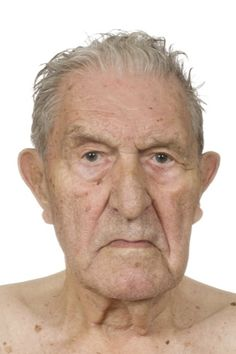
#> input picture Face Recognition/data/closeups/1 (100).jpg, 236 x 354 px, found by its file name; its folder holds only this picture in this run
$ jupyter execute projf.ipynb
#> lines starting #> are read from the running program, lines starting #| are printed output that depends on the picture; after the words box and inside, x2 and y2 are one past the last pixel; in counts of white or black regions, pixels touching at a corner belong together
# Final Project: Facial Recognition

##### This project is face recognition

## CS445: Computational Photography - Kayson Ijisesan

[cell 1]
# Imports
import cv2
import numpy as np
import random
from matplotlib import pyplot as plt
import os

[cell 2]
# data and output allocation
datadir = r"C:\Users\ijise\Desktop\cs445\projectf\Face Recognition"

datafn = os.path.join(datadir, "data")
outputfn = os.path.join(datadir, "output")
facesfn = os.path.join(datafn, "faces")
closeups = os.path.join(datafn, "closeups")

## Part 1: Integral Images

#### Integral pictures (also known as Summed Area Tables) are a method of processing an image that makes a fast calculation of the sum of pixel intensities across any rectangular region. This is especially useful in situations like object recognition, which need to analyze many overlapping areas quickly.

##### Each pixel in the picture is the sum of all pixel intensities in the rectangle from the top-left corner (0, 0) to the pixel (x, y) in the original image.
##### Using the picture, the sum of pixel intensities for each rectangular region can be calculated using only four array visits and basic calculations.

[cell 3]
# choosing random image from input folder
faces = [face for face in os.listdir(closeups) if face.lower().endswith(('.png', '.jpg', '.jpeg'))]

random_face = random.choice(faces)
closeups1 = os.path.join(closeups, random_face)
img = cv2.imread(closeups1, cv2.IMREAD_GRAYSCALE)
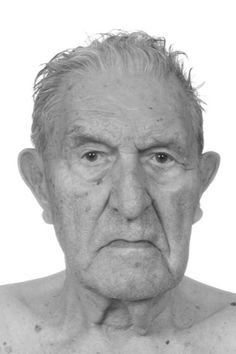
#> img: shape (354, 236); min 28, max 255, mean 188.9

[cell 4]
def compute_integral(img):
    """
    Compute the integral image of a given image.

    Input:
        img (numpy.ndarray): Input image.

    Output:
        numpy.ndarray: Integral image.
    """

    rows, cols = img.shape
    integral_img = np.zeros((rows + 1, cols + 1), dtype=np.int32)
    for i in range(1, rows + 1):
        for j in range(1, cols + 1):
            integral_img[i, j] = (
                img[i-1, j-1]
                + integral_img[i-1, j]
                + integral_img[i, j-1]
                - integral_img[i-1, j-1]
            )
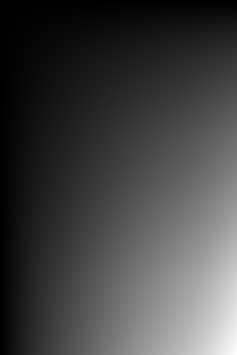
#> integral_img: shape (355, 237) int32; min 0, max 15780065, mean 4175541.9; drawn with min black and max white
    return integral_img

integral_img1 = compute_integral(img)

[cell 5]
#Display
plt.imshow(img, cmap="gray")
plt.title("Original Image")
plt.axis("off")
plt.show()


plt.imshow(integral_img1, cmap="gray")
plt.title("Integral Image")
plt.axis("off")
plt.show()

##### It has higher values (brighter) as you move toward the bottom-right corner of the image because pixel sums are accumulating.

## Part 2: Haar-Like Features

#### Haar-like features are used in face detection algorithms for recognize edges, lines, and texture patterns within an image. These features are computed using the integral image for fast calculation.

[cell 6]
# choosing random image from input folder
random_face2 = random.choice(faces)
closeups2 = os.path.join(closeups, random_face2)
img2 = cv2.imread(closeups2, cv2.IMREAD_GRAYSCALE)

[cell 7]
def compute_haar(integral_img, x, y, w, h, feature_type):
    """
    Compute Haar feature for a given region.

    Input:
        integral_img (numpy.ndarray): The integral image.
        x, y (int): Top-left coordinates of region.
        w, h (int): Width and height of region.
        feature_type (str): Type of feature .

    Output:
        Haar feature value.
    """

    if feature_type == "edge":
        left = integral_img[y, x] - integral_img[y + h, x] + integral_img[y + h, x + w // 2] - integral_img[y, x + w // 2]
        right = integral_img[y, x + w // 2] - integral_img[y + h, x + w // 2] + integral_img[y + h, x + w] - integral_img[y, x + w]
        return right - left
    elif feature_type == "line":
        top = integral_img[y, x] - integral_img[y + h // 2, x] + integral_img[y + h // 2, x + w] - integral_img[y, x + w]
        bottom = integral_img[y + h // 2, x] - integral_img[y + h, x] + integral_img[y + h, x + w] - integral_img[y + h // 2, x + w]
        return bottom - top
    else:
        raise ValueError("Error not a feature.")

[cell 8]
def visualize_haar(img, x, y, w, h, feature_type):
    """
    Visualize Haar-like features on the image.

    Inputs:
        img (numpy.ndarray): Original image
        x, y (int): Top-left coordinates of region.
        w, h (int): Width and height of region.
        feature_type (str): Type of feature
    """
    img_copy = img.copy()

    color1, color2 = (255, 0, 0), (0, 0, 255)
    thickness = 6

    if feature_type == "edge":
        cv2.rectangle(img_copy, (x, y), (x + w // 2, y + h), color1, thickness)
        cv2.rectangle(img_copy, (x + w // 2, y), (x + w, y + h), color2, thickness)

    elif feature_type == "line":
        cv2.rectangle(img_copy, (x, y), (x + w, y + h // 3), color1, thickness)
        cv2.rectangle(img_copy, (x, y + h // 3), (x + w, y + 2 * h // 3), color2, thickness)
        cv2.rectangle(img_copy, (x, y + 2 * h // 3), (x + w, y + h), color1, thickness)

    # Display
    plt.imshow(img_copy, cmap="gray")
    plt.title(f"Haar Feature ({feature_type})")
    plt.axis("off")
    plt.show()

[cell 9]
# region and feature type
h, w = img2.shape
reg_w, reg_h = w // 2, h // 2
cen_x, cen_y = w // 2, h // 2
x, y = cen_x - reg_w // 2, cen_y - reg_h // 2

feature_line = "line"
feature_edge = "edge"

integral_img2 = compute_integral(img2)

# Compute Haar
feature_value = compute_haar(integral_img2, x, y, reg_w, reg_h, feature_line)
#> in compute_haar, `top = integral_img[y, x] - integral_img[y + h // 2, x] + integral_img[..`: top = 1607109
#> in compute_haar, `bottom = integral_img[y + h // 2, x] - integral_img[y + h, x] + integr..`: bottom = 1644668
#> feature_value = 37559

feature_value = compute_haar(integral_img2, x, y, reg_w, reg_h, feature_edge)
#> feature_value = -105693

# Visualize Haar feature
visualize_haar(img2, x, y, w, h, feature_line)

#### Line: Patterns with a bright regions bordering by two darker regions
##### Eyebrows and forehead
##### Eyes and cheeks
##### Mouth and chin

[cell 10]
visualize_haar(img2, x, y, w, h, feature_edge)
#> call 2 of visualize_haar, with x = 59, y = 89, w = 236, h = 354, feature_type = 'edge'
#> in visualize_haar (call 2), `cv2.rectangle(img_copy, (x + w // 2, y), (x + w, y + h), color2, thick..`:
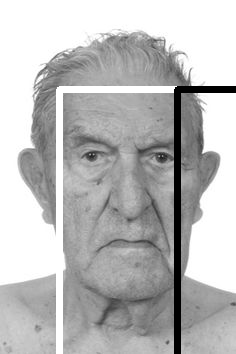
#> img_copy: shape (354, 236); min 0, max 255, mean 187.5

#### Horizontal Edges: Transitions between light and dark regions along the vertical axis.
##### Forehead to eyebrows
##### Eyes to cheeks
##### Mouth to chin

#### Vertical Edges: Transitions between light and dark regions along the horizontal axis.
##### Nose to cheeks
##### Eyes to cheeks
##### Side of the face

## Part 3: Sliding Window

#### The sliding window method allows you to inspect small regions of an image and calculate characteristics for each region.

[cell 11]
# choosing random image from input folder
random_face3 = random.choice(faces)
closeups3 = os.path.join(closeups, random_face3)
img3 = cv2.imread(closeups3, cv2.IMREAD_GRAYSCALE)

[cell 12]
def sliding_window(img, integral_img, window_size, step_size, feature_type):
    """
    Sliding window to calc features.

    Inputs:
        img (numpy.ndarray): Original image
        integral_img (numpy.ndarray): Integral
        window_size (tuple): Size of the window
        step_size (int): Number of pixels
        feature_type (str): Type of feature

    Output:
        list: A list of features

    """
#> called with window_size = (24, 24), step_size = 4, feature_type = 'edge'
    rows, cols = img.shape
    window_w, window_h = window_size
    features = []

    # go through image
    for y in range(0, rows - window_h + 1, step_size):
        for x in range(0, cols - window_w + 1, step_size):
            # Haar  feature
            if y + window_h >= integral_img.shape[0] or x + window_w >= integral_img.shape[1]:
                continue
            # calc Haar feature
            haar_value = compute_haar(integral_img, x, y, window_w, window_h, feature_type)
            features.append(((x, y, window_w, window_h), haar_value))
#> this loop made 83 passes

    return features

[cell 13]
def random_windows(img, features, window_size):
    """
    Visualize random set of sliding window

    Input:
        img (numpy.ndarray): Original image
        features (list): List of features
        window_size (tuple): Size of the sliding window
    """
#> called with window_size = (24, 24)
    img_copy = img.copy()

    # Random feature
    random_features = random.sample(features, min(50, len(features)))

    # display windows
    for (x, y, w, h), _ in random_features:
        cv2.rectangle(img_copy, (x, y), (x + w, y + h), (255, 0, 0), 2)
#> this loop made 50 passes
#> (x, y) on passes 1 to 8: (60, 156), (120, 308), (152, 292), (92, 244), (0, 184), (64, 288), (68, 216), (28, 132)
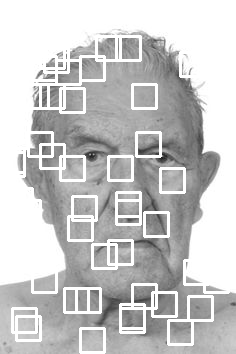
#> img_copy: shape (354, 236); 11.41% of pixels changed, all inside (x1, y1, x2, y2) = (11, 35, 230, 354)
#| Number of windows found: 4482

    plt.imshow(img_copy, cmap="gray")
    plt.title(f"Random Windows")
    plt.axis("off")
    plt.show()

[cell 14]
def visualize_sliding_window(img, features):
    """
    Visualize sliding window result showing all region

    Input:
        img (numpy.ndarray): Original image
        features (list): List of features computed
    """
    img_copy = img.copy()

    # rectangles for all windows
    for (x, y, w, h), _ in features:
        cv2.rectangle(img_copy, (x, y), (x + w, y + h), (255, 0, 0), 1)
#> this loop made 4482 passes
#> (x, y) on passes 1 to 3: (0, 0), (4, 0), (8, 0)
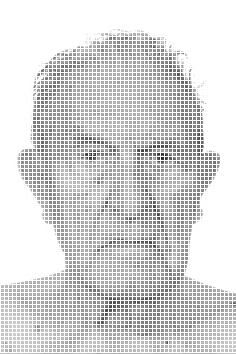
#> img_copy: shape (354, 236); min 28, max 255, mean 217.8

    plt.imshow(img_copy, cmap="gray")
    plt.title("Sliding Window")
    plt.axis("off")
    plt.show()

[cell 15]
integral_img3 = compute_integral(img3)

window_size = (24, 24)
step_size = 4
feature_type = "edge"
features = sliding_window(img3, integral_img3, window_size, step_size, feature_type)

random_windows(img3, features, window_size)

#### Random selection of regions analyzed by the sliding window each rectangle corresponds to a region where the sliding window analyzed for Haar features

[cell 16]
print(f"Number of windows found: {len(features)}")
visualize_sliding_window(img3, features)

#### Rectangles are overlaid on every region analyzed by the sliding window, each rectangle corresponds to a position where the sliding window computed for Haar features.

## Part 4: Detecting Key Compnents

#### This step uses harr features to detect key features that are seen on faces

[cell 17]
# choosing random image from input folder

random_face4 = random.choice(faces)
closeups4 = os.path.join(closeups, random_face4)
img4 = cv2.imread(closeups4, cv2.IMREAD_GRAYSCALE)

[cell 18]
# harr feature to find eye-like features
def detect_eyes(image, scale_factor=1.05, min_neighbors=1, min_size=(15, 15)):
    """
    Calc Haar feature to detect eyes

    Input:
        image (numpy.ndarray): Input image
        scale_factor (float): Pyramid scale factor
        min_neighbors (int): Minimum neighbors req
        min_size (tuple): Minimum size.

    Output:
        list: Detected eye regions
    """

    eye_det = cv2.CascadeClassifier("eye.xml")

    # contrast boost
    image = cv2.equalizeHist(image)

    # Detect eyes
    detected_eyes = eye_det.detectMultiScale(
        image,
        scaleFactor=scale_factor,
        minNeighbors=min_neighbors,
        minSize=min_size
    )

    return detected_eyes

[cell 19]
# harr feature to find better lines that represent significant face features
def detect_line(image, scale_factor=1.05, min_neighbors=10, min_size=(15, 15)):
    """
    Detect lines in image

    Parameters:
        image (numpy.ndarray): Input image
        scale_factor (float): Pyramid scale factor
        min_neighbors (int): Minimum neighbors req
        min_size (tuple): Minimum size.

    Returns:
        list: Detected line regions
    """

    line_det = cv2.CascadeClassifier("line.xml")

    # Contrast boost
    image = cv2.equalizeHist(image)

    # Detect line
    detected_line = line_det.detectMultiScale(
        image,
        scaleFactor=scale_factor,
        minNeighbors=min_neighbors,
        minSize=min_size
    )

    return detected_line

[cell 20]
def compute_haar_feat(img, feature_type):
    """
    Compute Haar feature to detect eyes or line

    Input:
        img (numpy.ndarray)  image for processing

    Output:
        list: Detected regions
    """


    if len(img.shape) == 3:
        gray_img = cv2.cvtColor(img, cv2.COLOR_BGR2GRAY)
    else:
        gray_img = img

    img = cv2.equalizeHist(gray_img)

    # feature type
    if feature_type == 'eyes':
        detected = detect_eyes(img)

    elif feature_type == 'line':
        detected = detect_line(img)


    return detected

[cell 21]
img4 = cv2.resize(img4, (400, 400), interpolation=cv2.INTER_AREA)
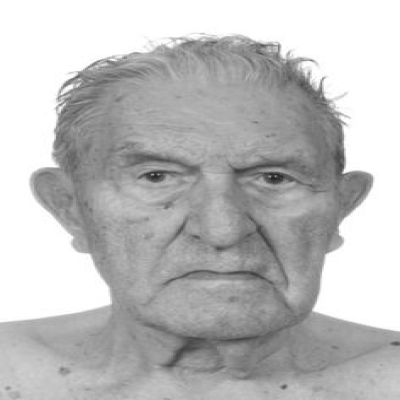
#> img4: shape (400, 400); min 33, max 255, mean 188.8

feature_type = "eyes"
eyes = compute_haar_feat(img4, feature_type)
#> in compute_haar_feat, `img = cv2.equalizeHist(gray_img)`:
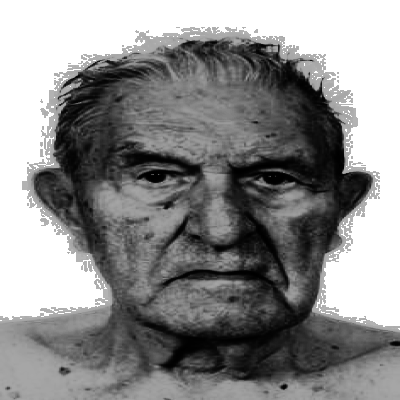
#> img: shape (400, 400); min 0, max 255, mean 139.7
print(f"Number of eyes features: {len(eyes)}")
#| Number of eyes features: 2

img_copy = cv2.cvtColor(img4, cv2.COLOR_GRAY2BGR)
#> img_copy: shape (400, 400, 3)

# red dots at eye
for (x, y, w, h) in eyes:
    center_x = x + w // 2
    center_y = y + h // 2
    cv2.circle(img_copy, (center_x, center_y), radius=5, color=(0, 0, 255), thickness=-1)
#> this loop made 2 passes
#> (x, y, w, h) on passes 1 to 2: (154, 194, 23, 23), (139, 157, 39, 39)
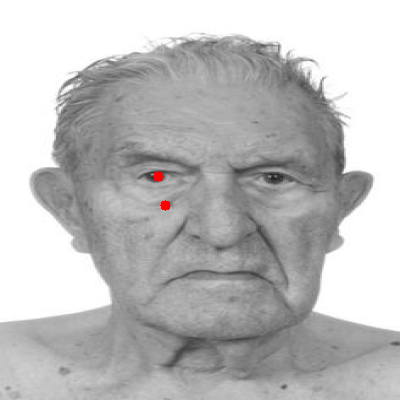
#> img_copy: shape (400, 400, 3); mean B, G, R 188.7, 188.7, 189

# Display
plt.figure(figsize=(10, 6))
plt.imshow(cv2.cvtColor(img_copy, cv2.COLOR_BGR2RGB))
plt.axis("off")
plt.title("Eye Detection")
plt.show()

[cell 22]
img4 = cv2.resize(img4, (400, 400), interpolation=cv2.INTER_AREA)

feature_type = "line"
line = compute_haar_feat(img4, feature_type)
print(f"Number of line features: {len(line)}")
#| Number of line features: 4

img_copy = cv2.cvtColor(img4, cv2.COLOR_GRAY2BGR)

for (x, y, w, h) in line: #lines
        line_y = y + h // 2
        cv2.line(img_copy, (x, line_y), (x + w, line_y), (0, 0, 255), 2)
#> this loop made 4 passes
#> (x, y, w, h) on passes 1 to 4: (258, 184, 36, 22), (161, 358, 63, 38), (171, 256, 101, 61), (93, 156, 108, 65)
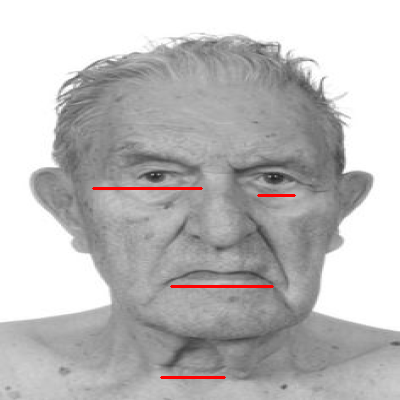
#> img_copy: shape (400, 400, 3); mean B, G, R 187.8, 187.8, 189.3

plt.figure(figsize=(8, 6))
plt.imshow(cv2.cvtColor(img_copy, cv2.COLOR_BGR2RGB))
plt.axis("off")
plt.title("line Detection")
plt.show()
#> (the rest of the program and of its run is left out)
